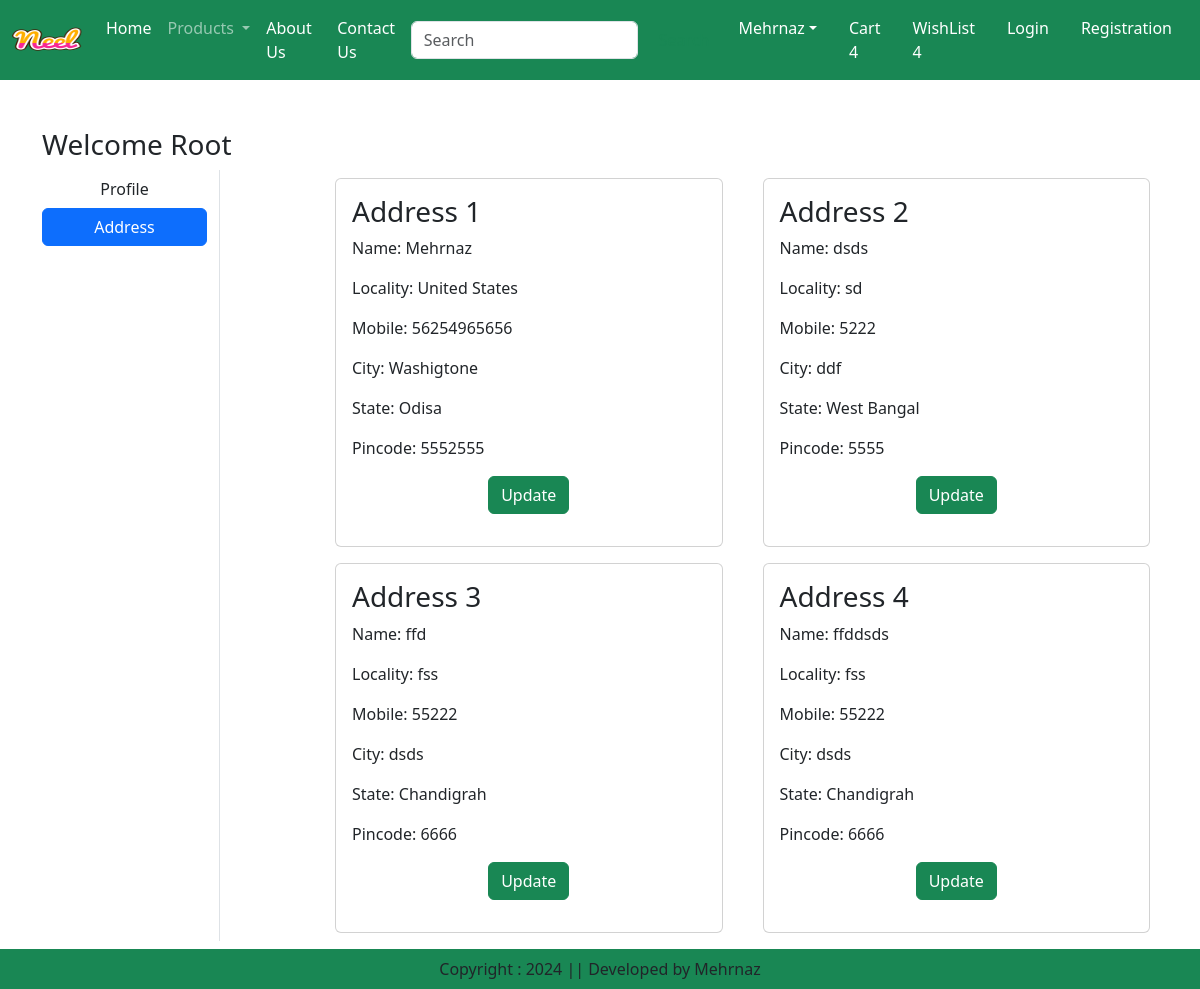
Page /address/ (signed in) on the earlier database version.
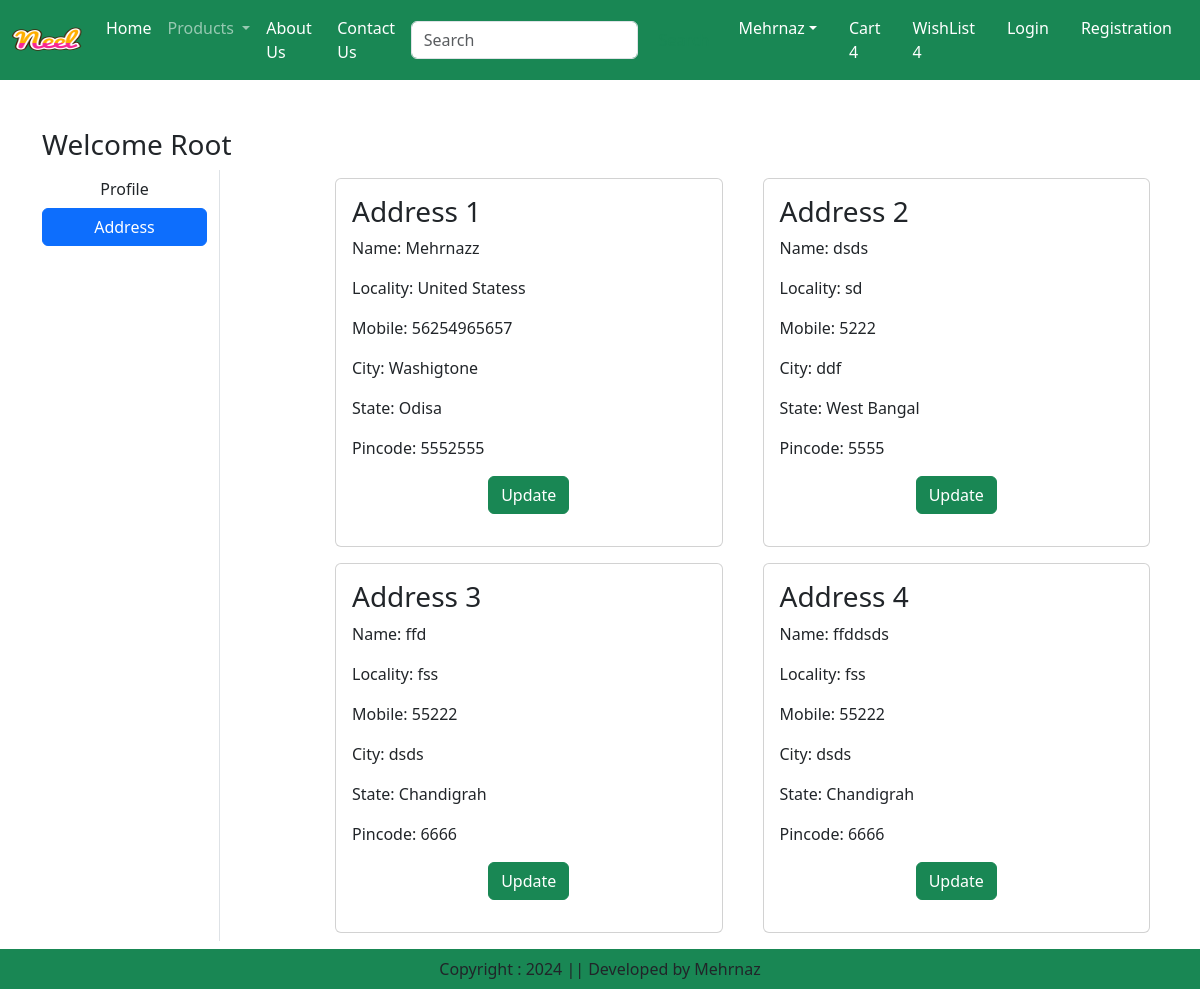
Same page on the later database version.
### app/models.py (models this page shows, shortened)
class Customer(models.Model):
    user = models.ForeignKey(User,on_delete=models.CASCADE)
    name = models.CharField(max_length=200)
    locality = models.CharField(max_length=200)
    city = models.CharField(max_length=50)
    mobile= models.IntegerField(default=0)
    zipcode = models.IntegerField()
    state = models.CharField(choices=STATE_CHOICES, max_length=100)

### app/views.py (the view)
# urls.py: path('address/',views.address, name="address"),
def address(request):
    add = Customer.objects.filter(user=request.user)
    return render(request,'app/address.html',locals())

### app/templates/app/address.html (shortened to what this page needs)
{% extends 'app/base.html' %}
{% load static %}
{% block main-content %}
<div class="container my-5">
    <div class="row">
        <h3>Welcome <span class="text-capitalize">{{request.user}}</span></h3>
        <div class="col-sm-2 border-end">
            <ul class="list-unstyled">
                <li class="d-grid"><a href="{% url 'profile'%}" class="btn ">Profile</a></li>
                <li class="d-grid"><a href="{% url 'address'%}" class="btn btn-primary">Address</a></li>
            </ul>
        </div>
        <div class="col-sm-9 offset-sm-1">
            <div class="row">
                {% for ad in add %}
                    <div class="col-sm-6">
                        <div class="card m-2">
                            <div class="card-body">
                                <h3>Address {{forloop.counter}}</h3>
                                <p>Name: {{ad.name}}</p>
                                <p>Locality: {{ad.locality}}</p>
                                <p>Mobile: {{ad.mobile}}</p>
                                <p>City: {{ad.city}}</p>
                                <p>State: {{ad.state}}</p>
                                <p>Pincode: {{ad.zipcode}}</p>
                                <p class="text-center"><a href="{% url 'updateAddress' pk=ad.id %}" type="button" class="btn btn-success">Update</a></p>
                            </div>
                        </div>
                    </div>
                {% endfor %}
            </div>
        </div>
    </div>
</div>
{% endblock main-content %}

Differences in the rows shown:
changed Customer "Washigtone": name "Mehrnaz" → "Mehrnazz"; locality "United States" → "United Statess"; mobile "56254965656" → "56254965657"
